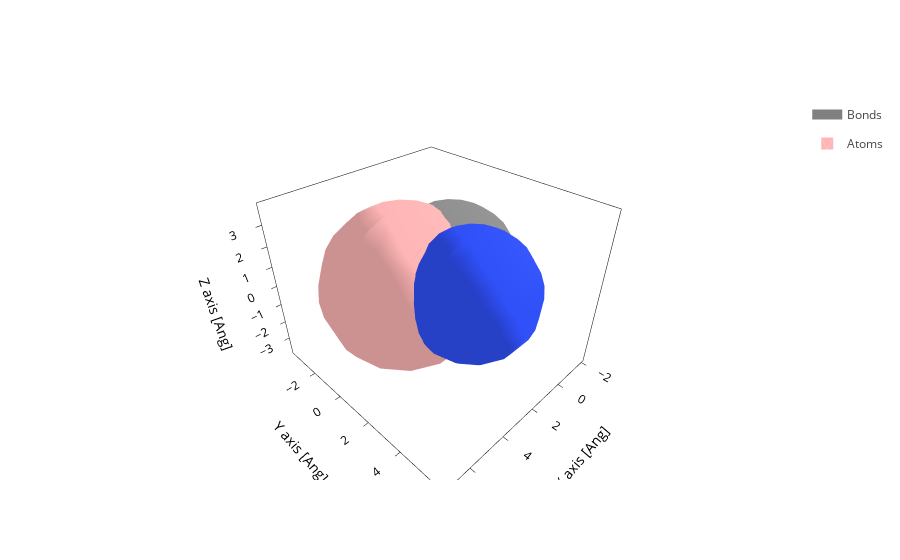

Notebook cell for this chart:
### Code cell
print(geometry.atoms.Z)
geometry.plot(show_cell=False, atoms_style={"size": geometry.maxR(all=True)})

### Figure 1 — Plotly figure (JSON) as saved in the notebook; plotly's stock layout.template omitted (floating-point values rounded to 4 significant figures; data arrays with more than 128 entries replaced by an {"elided": "..."} marker saying what was removed)
{"data": [{"line": {"color": "gray", "width": 10}, "meta": {}, "mode": "lines", "name": "Bonds", "opacity": 1, "type": "scatter3d", "x": [3.384, 3.351, 3.317, 3.284, 3.25, 3.217, 3.183, 3.15, 3.116, 3.082, 3.049, 3.015, 2.982, 2.948, 2.915, 2.881, 2.848, 2.814, 2.78, 2.747, NaN, 3.384, 3.463, 3.542, 3.621, 3.7, 3.778, 3.857, 3.936, 4.015, 4.094, 4.173, 4.251, 4.33, 4.409, 4.488, 4.567, 4.645, 4.724, 4.803, 4.882, NaN, 1.282, 1.203, 1.124, 1.045, 0.9666, 0.8877, 0.8089, 0.7301, 0.6513, 0.5725, 0.4937, 0.4149, 0.3361, 0.2573, 0.1785, 0.09969, 0.02089, -0.05792, -0.1367, -0.2155, NaN, 2.747, 2.78, 2.814, 2.848, 2.881, 2.915, 2.948, 2.982, 3.015, 3.049, 3.082, 3.116, 3.15, 3.183, 3.217, 3.25, 3.284, 3.317, 3.351, 3.384, NaN], "y": [0.0, -0.01158, -0.02316, -0.03474, -0.04632, -0.0579, -0.06948, -0.08106, -0.09264, -0.1042, -0.1158, -0.1274, -0.139, -0.1505, -0.1621, -0.1737, -0.1853, -0.1969, -0.2085, -0.22, NaN, 0.0, 0.04216, 0.08431, 0.1265, 0.1686, 0.2108, 0.2529, 0.2951, 0.3372, 0.3794, 0.4216, 0.4637, 0.5059, 0.548, 0.5902, 0.6323, 0.6745, 0.7167, 0.7588, 0.801, NaN, 0.801, 0.7588, 0.7167, 0.6745, 0.6323, 0.5902, 0.548, 0.5059, 0.4637, 0.4216, 0.3794, 0.3372, 0.2951, 0.2529, 0.2108, 0.1686, 0.1265, 0.08431, 0.04216, 0.0, NaN, 3.38, 3.392, 3.403, 3.415, 3.426, 3.438, 3.449, 3.461, 3.473, 3.484, 3.496, 3.507, 3.519, 3.531, 3.542, 3.554, 3.565, 3.577, 3.588, 3.6, NaN], "z": [0.0, 0.04856, 0.09711, 0.1457, 0.1942, 0.2428, 0.2913, 0.3399, 0.3885, 0.437, 0.4856, 0.5341, 0.5827, 0.6312, 0.6798, 0.7283, 0.7769, 0.8255, 0.874, 0.9226, NaN, 0.0, 0.0125, 0.025, 0.0375, 0.05, 0.0625, 0.075, 0.0875, 0.1, 0.1125, 0.125, 0.1375, 0.15, 0.1625, 0.175, 0.1875, 0.2, 0.2125, 0.225, 0.2375, NaN, 0.2375, 0.225, 0.2125, 0.2, 0.1875, 0.175, 0.1625, 0.15, 0.1375, 0.125, 0.1125, 0.1, 0.0875, 0.075, 0.0625, 0.05, 0.0375, 0.025, 0.0125, 0.0, NaN, 0.9226, 0.874, 0.8255, 0.7769, 0.7283, 0.6798, 0.6312, 0.5827, 0.5341, 0.4856, 0.437, 0.3885, 0.3399, 0.2913, 0.2428, 0.1942, 0.1457, 0.09711, 0.04856, 0.0, NaN]}, {"alphahull": 0, "color": "#FFB5B5", "hovertemplate": "%{meta.position}", "legendgroup": "Atoms", "meta": {"meta": {"Atoms_i": 0}, "position": "(3.38, 0.00, 0.00)"}, "name": "Atoms", "opacity": 1, "showlegend": true, "showscale": false, "type": "mesh3d", "x": {"elided": "225 float values"}, "y": {"elided": "225 float values"}, "z": {"elided": "225 float values"}}, {"alphahull": 0, "color": "#909090", "hovertemplate": "%{meta.position}", "legendgroup": "Atoms", "meta": {"meta": {"Atoms_i": 1}, "position": "(1.28, 0.80, 0.24)"}, "name": "Atoms", "opacity": 1, "showlegend": false, "showscale": false, "type": "mesh3d", "x": {"elided": "225 float values"}, "y": {"elided": "225 float values"}, "z": {"elided": "225 float values"}}, {"alphahull": 0, "color": "#3050F8", "hovertemplate": "%{meta.position}", "legendgroup": "Atoms", "meta": {"meta": {"Atoms_i": 2}, "position": "(2.75, 3.38, 0.92)"}, "name": "Atoms", "opacity": 1, "showlegend": false, "showscale": false, "type": "mesh3d", "x": {"elided": "225 float values"}, "y": {"elided": "225 float values"}, "z": {"elided": "225 float values"}}], "layout": {"scene": {"aspectmode": "data", "xaxis": {"title": {"text": "X axis [Ang]"}}, "yaxis": {"title": {"text": "Y axis [Ang]"}}, "zaxis": {"title": {"text": "Z axis [Ang]"}}}, "xaxis": {"scaleanchor": "y", "scaleratio": 1, "title": {"text": "X axis [Ang]"}}, "yaxis": {"title": {"text": "Y axis [Ang]"}}}}
